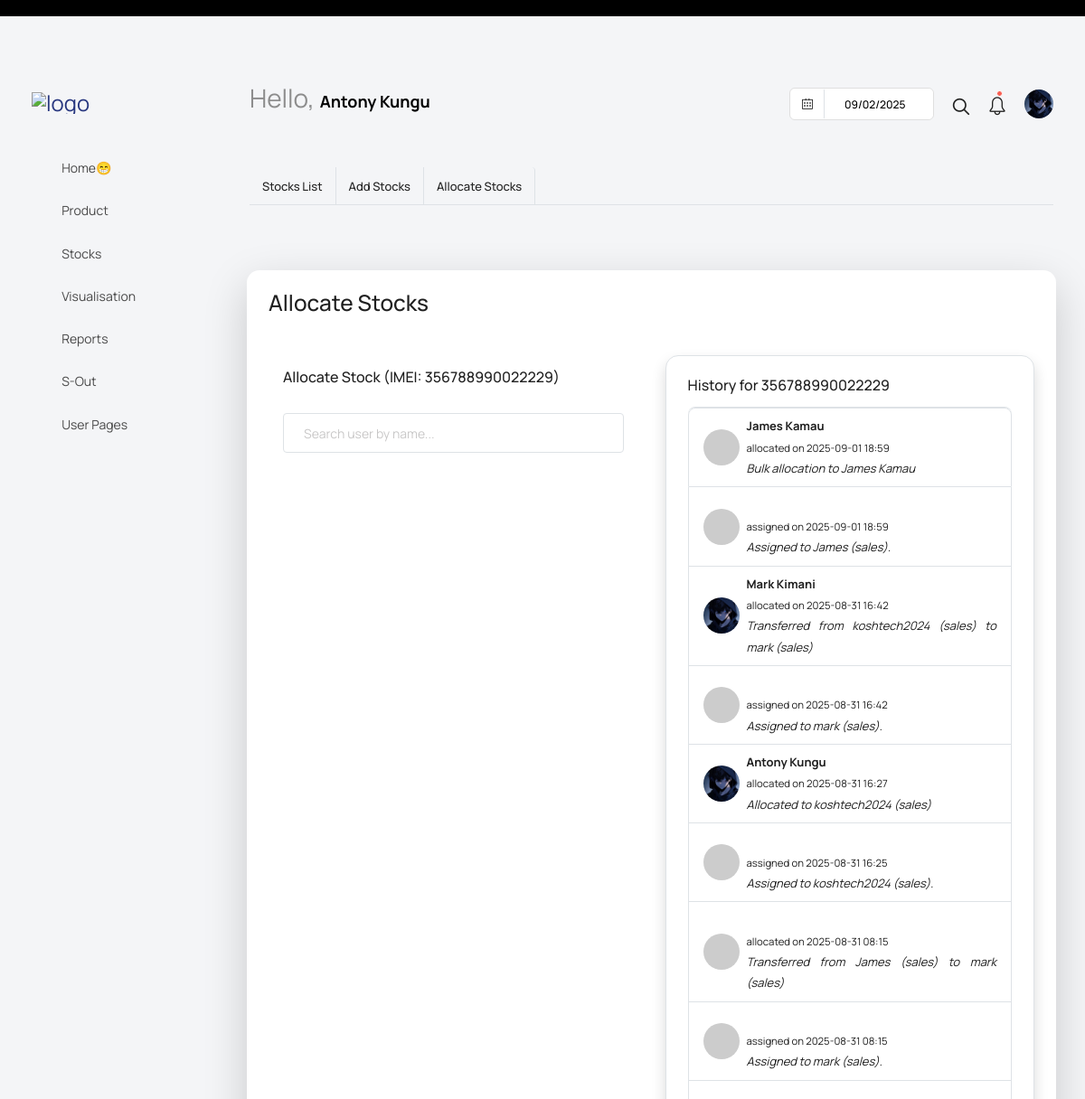
The page /allocate-stock/356788990022229/ (signed in, upper part) on the database as committed earlier.
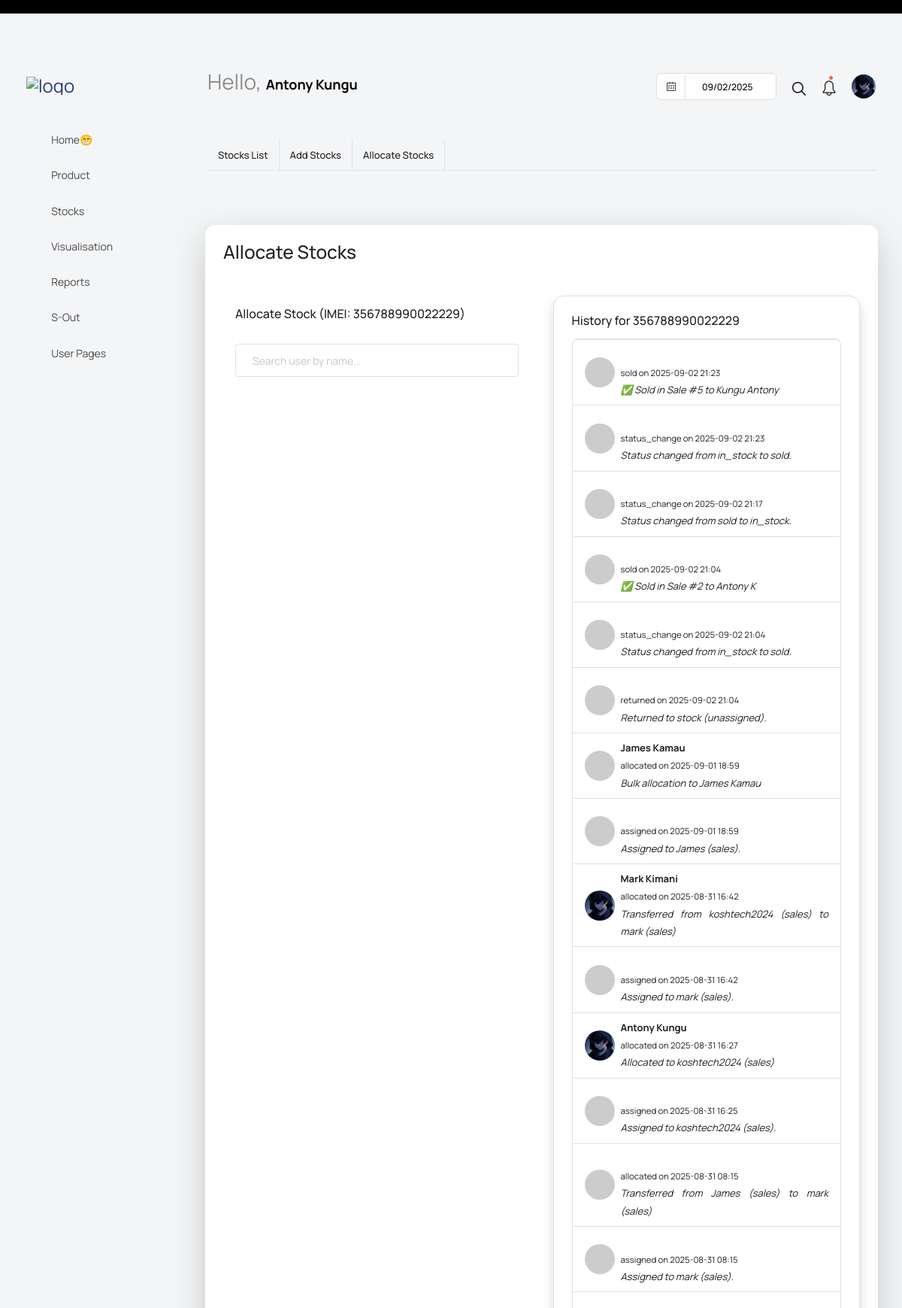
The same page on the database as committed later.
### sales_process/models.py (models this page shows, shortened)
class StockHistory(models.Model):
    ACTION_CHOICES = [
        ('added', 'Added to stock'),
        ('assigned', 'Assigned to user'),
        ('returned', 'Returned to stock'),
        ('sold', 'Sold'),
        ('status_change', 'Status Change'),
    ]
    stock = models.ForeignKey(
        Stock,
        on_delete=models.CASCADE,
        related_name="history"
    )
    action = models.CharField(max_length=50, choices=ACTION_CHOICES)
    performed_by = models.ForeignKey(
        settings.AUTH_USER_MODEL,
        on_delete=models.SET_NULL,
        null=True,
        related_name="stock_history_actions"
    )
    transferred_from = models.ForeignKey(
        settings.AUTH_USER_MODEL, related_name="transferred_from_allocations",
        null=True, blank=True, on_delete=models.SET_NULL
    )
    transferred_to = models.ForeignKey(
        settings.AUTH_USER_MODEL, related_name="transferred_to_allocations",
        null=True, blank=True, on_delete=models.SET_NULL
    )
    performed_on = models.DateTimeField(auto_now_add=True)
    details = models.TextField(blank=True, null=True)

### manage_users/models.py (models this page shows, shortened)
class Profile(models.Model):
    GENDER_CHOICES = (
        ("male", "Male"),
        ("female", "Female"),
        ("---", "---"),
    )
    user = models.OneToOneField(settings.AUTH_USER_MODEL, on_delete=models.CASCADE, related_name="profile")
    full_name = models.CharField(max_length=200)
    date_of_birth = models.DateField(null=True, blank=True)
    national_id = models.CharField(max_length=50, unique=True)
    date_of_joining = models.DateField(null=True, blank=True)
    gender = models.CharField(max_length=20, blank=True, null=True, choices=GENDER_CHOICES)
    region = models.CharField(max_length=100, blank=True, null=True)
    id_document = models.FileField(upload_to="profile/ids/", blank=True, null=True)
    photo = models.ImageField(upload_to="profile/photos/", blank=True, null=True)

### sales_process/views.py (the view, shortened to what this page needs)
# urls.py: path('allocate-stock/<str:imei_number>/', allocate_stock, name='allocate-stock'),
@csrf_exempt
def allocate_stock(request, imei_number):
    stock = get_object_or_404(Stock, imei_number=imei_number)
    history = StockHistory.objects.filter(stock__imei_number=imei_number) \
                .select_related("stock__assigned_to__profile") \
                .order_by("-performed_on")
    users = User.objects.all()
    return render(request, "sales_process/allocate_stocks.html", {
        "stock": stock,
        "users": users,
        "history": history
    })

### sales_process/templates/sales_process/allocate_stocks.html (shortened to what this page needs)
{% extends 'configs/base.html' %}
{% load widget_tweaks %}
{% block mainContent %}
 <div class="content-wrapper">
            <div class="row">
              <div class="col-sm-12">
                <div class="home-tab">
                  <div class="d-sm-flex align-items-center justify-content-between border-bottom">
                    {% include 'sales_process/add_stocks_nav_links.html' %}
                  </div>
                  <div class="tab-content tab-content-basic">
                    <div class="tab-pane fade show active" id="create-user" role="tabpanel" aria-labelledby="overview">
                      <div class="row">
                           <div class="container mt-5">
  <div class="card shadow-lg p-4">
    <h3 class="mb-4">Allocate Stocks</h3>
<div class="row">
  <div class="col-md-6">
    <div class="card p-3">
      <h5 class="mb-3">Allocate Stock (IMEI: {{ stock.imei_number }})</h5>
       <div class="position-relative">
  <input type="text"
         class="form-control"
         placeholder="Search user by name..."
         hx-get="{% url 'search-users' stock.imei_number %}"
         hx-trigger="keyup changed delay:300ms"
         hx-target="#user-dropdown"
         hx-indicator=".htmx-indicator"
         name="query"
         >
</div>
    </div>
  </div>
  <div class="col-md-6">
    <div class="card p-3 border rounded-lg p-4 h-60 overflow-y-auto bg-white shadow" >
      <h5 class="mb-3">History for {{ stock.imei_number }}</h5>
      <ul class="list-group">
        {% for history in history %}
          <li class="list-group-item d-flex align-items-center">
            {% if history.transferred_to.profile.photo %}
              <img src="{{ history.transferred_to.profile.photo.url }}" class="rounded-circle me-2" width="40" height="40">
            {% else %}
              <img src="https://via.placeholder.com/40" class="rounded-circle me-2">
            {% endif %}
            <div>
              <strong>{{ history.transferred_to.profile.full_name }}</strong><br>
              <small>{{ history.action }} on {{ history.performed_on|date:"Y-m-d H:i" }}</small><br>
              <em>{{ history.details }}</em>
            </div>
          </li>
        {% empty %}
          <li class="list-group-item">No history found.</li>
        {% endfor %}
      </ul>
    </div>
  </div>
</div>
  </div>
</div>
                      </div>
                    </div>
                 </div>
                </div>
              </div>
            </div>
          </div>
{% endblock mainContent %}

Rows that differ between the two databases and show on the page:
added StockHistory: action "sold", performed_on "2025-09-02 21:23", details "✅ Sold in Sale #5 to Kungu Antony"
added StockHistory: action "status_change", performed_on "2025-09-02 21:23", details "Status changed from in_stock to sold."
added StockHistory: action "status_change", performed_on "2025-09-02 21:17", details "Status changed from sold to in_stock."
added StockHistory: action "sold", performed_on "2025-09-02 21:04", details "✅ Sold in Sale #2 to Antony K"
added StockHistory: action "status_change", performed_on "2025-09-02 21:04", details "Status changed from in_stock to sold."
added StockHistory: action "returned", performed_on "2025-09-02 21:04", details "Returned to stock (unassigned)."
